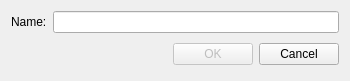
<?xml version="1.0" encoding="UTF-8"?>
<ui version="4.0">
 <class>dlg_nameDialog</class>
 <widget class="QDialog" name="dlg_nameDialog">
  <property name="windowModality">
   <enum>Qt::WindowModal</enum>
  </property>
  <property name="geometry">
   <rect>
    <x>0</x>
    <y>0</y>
    <width>350</width>
    <height>77</height>
   </rect>
  </property>
  <property name="sizePolicy">
   <sizepolicy hsizetype="Fixed" vsizetype="Fixed">
    <horstretch>0</horstretch>
    <verstretch>0</verstretch>
   </sizepolicy>
  </property>
  <property name="windowTitle">
   <string>Name Dialog</string>
  </property>
  <property name="modal">
   <bool>true</bool>
  </property>
  <layout class="QGridLayout" name="gridLayout">
   <item row="0" column="0">
    <widget class="QLabel" name="label">
     <property name="text">
      <string>Name:</string>
     </property>
    </widget>
   </item>
   <item row="0" column="1">
    <widget class="QLineEdit" name="lnEdt_Name"/>
   </item>
   <item row="1" column="1">
    <layout class="QHBoxLayout">
     <property name="spacing">
      <number>6</number>
     </property>
     <property name="margin">
      <number>0</number>
     </property>
     <item>
      <spacer>
       <property name="orientation">
        <enum>Qt::Horizontal</enum>
       </property>
       <property name="sizeHint" stdset="0">
        <size>
         <width>131</width>
         <height>31</height>
        </size>
       </property>
      </spacer>
     </item>
     <item>
      <widget class="QPushButton" name="bttn_Ok">
       <property name="enabled">
        <bool>false</bool>
       </property>
       <property name="text">
        <string>OK</string>
       </property>
      </widget>
     </item>
     <item>
      <widget class="QPushButton" name="bttn_Cancel">
       <property name="text">
        <string>Cancel</string>
       </property>
      </widget>
     </item>
    </layout>
   </item>
  </layout>
 </widget>
 <resources/>
 <connections>
  <connection>
   <sender>bttn_Ok</sender>
   <signal>clicked()</signal>
   <receiver>dlg_nameDialog</receiver>
   <slot>accept()</slot>
   <hints>
    <hint type="sourcelabel">
     <x>278</x>
     <y>253</y>
    </hint>
    <hint type="destinationlabel">
     <x>96</x>
     <y>254</y>
    </hint>
   </hints>
  </connection>
  <connection>
   <sender>bttn_Cancel</sender>
   <signal>clicked()</signal>
   <receiver>dlg_nameDialog</receiver>
   <slot>reject()</slot>
   <hints>
    <hint type="sourcelabel">
     <x>369</x>
     <y>253</y>
    </hint>
    <hint type="destinationlabel">
     <x>179</x>
     <y>282</y>
    </hint>
   </hints>
  </connection>
 </connections>
</ui>
